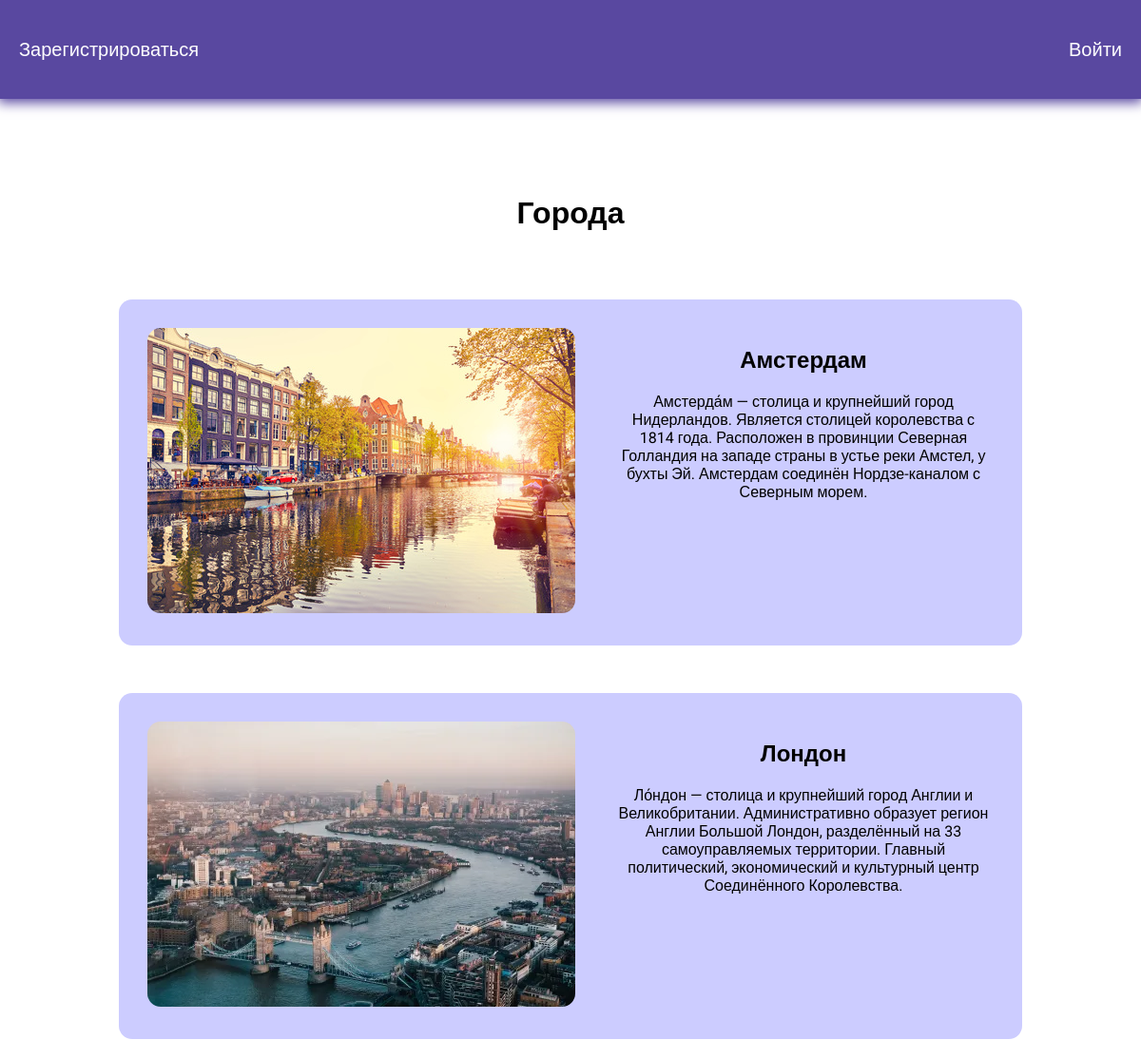
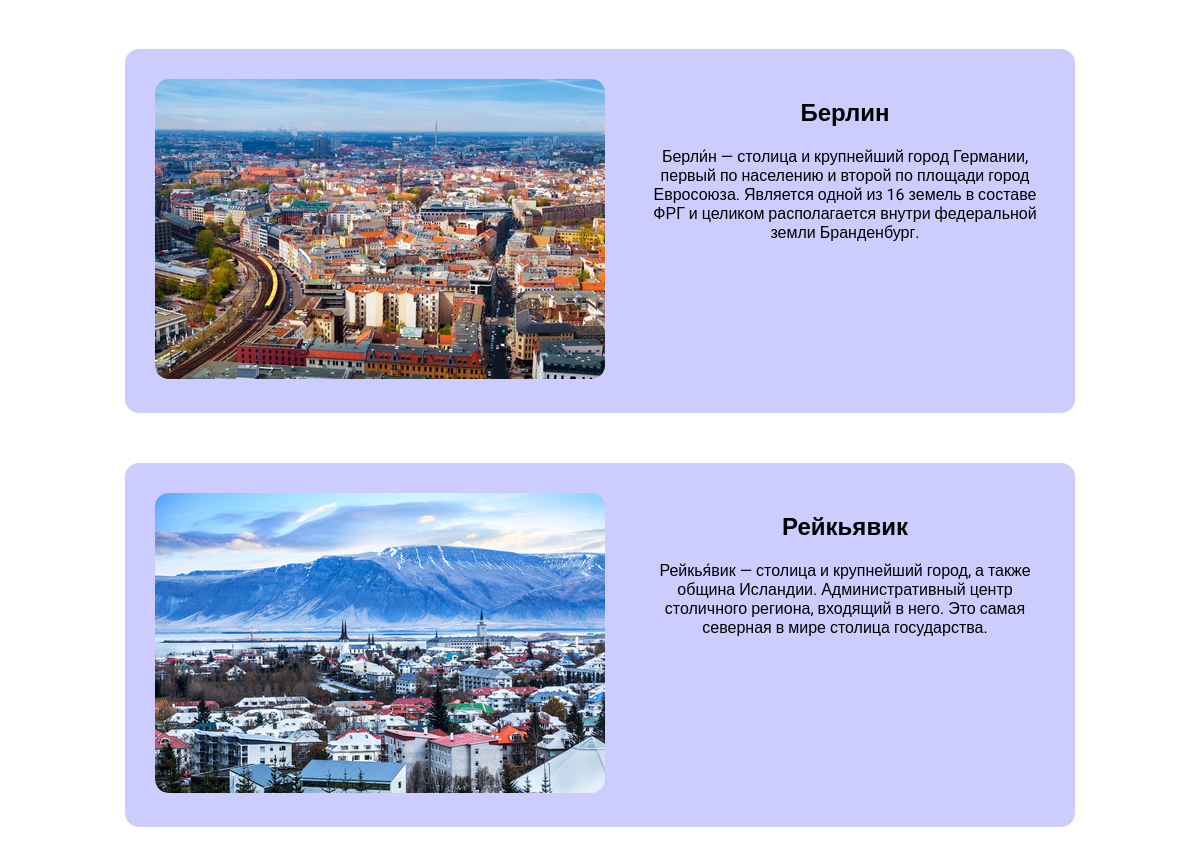
The page / on the database its author committed (2 pictures, top to bottom).
### cities/models.py (models this page shows, shortened)
class Cities(models.Model):
    title = models.CharField(max_length=50)
    description = models.CharField(max_length=250)
    image = models.ImageField(upload_to='cities/images/')
    url = models.URLField(blank=True)

### cities/views.py (the view)
# urls.py: path('', views.index, name='index'),
def index(request):
    cities = Cities.objects.all()
    return render(request, 'cities/index.html', {'cities': cities})

### cities/templates/cities/index.html
{%extends 'cities/base.html'%}
{%block content%}
<h1>Города</h1>
<div class="block">
    {%for city in cities%}
    <div class="city">
        <div class="element">
            <img src="{{city.image.url}}" alt="">
        </div>
        <div class="text">
            <h2><a href="{{city.url}}" target="_blank">{{city.title}}</a></h2>
            <p>{{city.description}}</p>
        </div>
    </div>
    {%endfor%}
</div>
{%endblock%}

### cities/templates/cities/base.html (shortened to what this page needs)
<!DOCTYPE html>
{%load static%}
<html lang="en">
<head>
    <link rel="stylesheet" href="{%static 'css/style.css'%}">
</head>
<body>
<div class="menu">
    <div class="wrap">
        <ul>
            {%if user.is_authenticated%}
                <li class="logo">Пользователь: {{user.username}}</li>
                <li><a href="">Создать</a></li>
                <li><a href="{% url 'index'%}">Города</a></li>
                <li>
                    <form action="{%url 'logoutuser'%}" method="post">
                        {%csrf_token%}
                        <button class="top">Выйти</button>
                    </form>
                    </li>
            {%else%}
                <li><a href="{%url 'signupuser'%}">Зарегистрироваться</a></li>
                <li><a href="{%url 'loginuser'%}">Войти</a></li>
            {%endif%}
        </ul>
    </div>
</div>
<div class="content">
    <div class="wrap">
        {%block content%}
        {%endblock%}
    </div>
</div>
</body>
</html>

### cities/static/css/style.css (style rules this page uses)
body { font-family: "Roboto", sans-serif; padding: 0; margin: 0; }
.content { text-align: center; }
.wrap { max-width: 1200px; margin: 0 auto; padding: 20px; box-sizing: border-box; }
.city { display: flex; flex-wrap: wrap; background: #CCCCFF; justify-content: space-evenly; padding: 30px; margin: 50px; border-radius: 14px; }
.text { width: 400px; margin-left: 40px; }
.element img { border-radius: 14px; }
a { color: black; text-decoration:none }
.menu { background: #5948a0; box-shadow: 0 2px 12px 2px #5948a0; }
ul { list-style: none; padding: 0; }
.menu ul { display: flex; justify-content: space-between; align-items: center; font-size: 20px; }
.menu a { color: #FFF; }
.content .wrap { display: flex; flex-direction: column; align-items: center; justify-content: center; margin-top: 60px; }

### rows shown on the page
Cities: image (picture), title "Амстердам", description "Амстерда́м — столица и крупнейший город Нидерландов. Является столицей королевства с 1814 года. Расположен в провинции Северная Голландия на западе страны в устье реки Амстел, у бухты Эй. Амстердам соединён Нордзе-каналом с Северным морем."
Cities: image (picture), title "Лондон", description "Ло́ндон — столица и крупнейший город Англии и Великобритании. Административно образует регион Англии Большой Лондон, разделённый на 33 самоуправляемых территории. Главный политический, экономический и культурный центр Соединённого Королевства."
Cities: image (picture), title "Берлин", description "Берли́н — столица и крупнейший город Германии, первый по населению и второй по площади город Евросоюза. Является одной из 16 земель в составе ФРГ и целиком располагается внутри федеральной земли Бранденбург."
Cities: image (picture), title "Рейкьявик", description "Рейкья́вик — столица и крупнейший город, а также община Исландии. Административный центр столичного региона, входящий в него. Это самая северная в мире столица государства."
